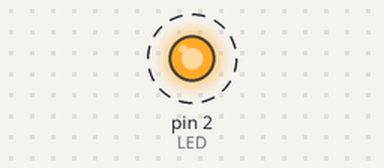
Simulated run of this program. Board: MicroPython board. On the bench: output pins drawn as LEDs (lit = HIGH). Dashed ring = blinking.

Above: at 0.2 s.
Timing chart, 0 to 3.0 s (numbered marks = the images above):
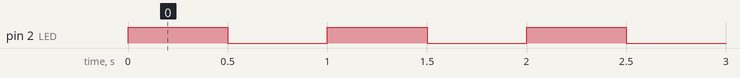

The program:

main.py
```python
import LED
import time

if __name__ == "__main__":
    while(1):
        LED.LED.value(abs(LED.LED.value()-1))
        time.sleep_ms(500)
else:
    LED.LED.value(1)
    assert(LED.LED.value() == 1)
    print('TESTOK')
```

LED.py
```python
import machine

LED = machine.Pin(2, machine.Pin.OUT)
```

Measured:
- by itself, pin 2 (LED): alternates HIGH for 0.50 s and LOW for 0.50 s
